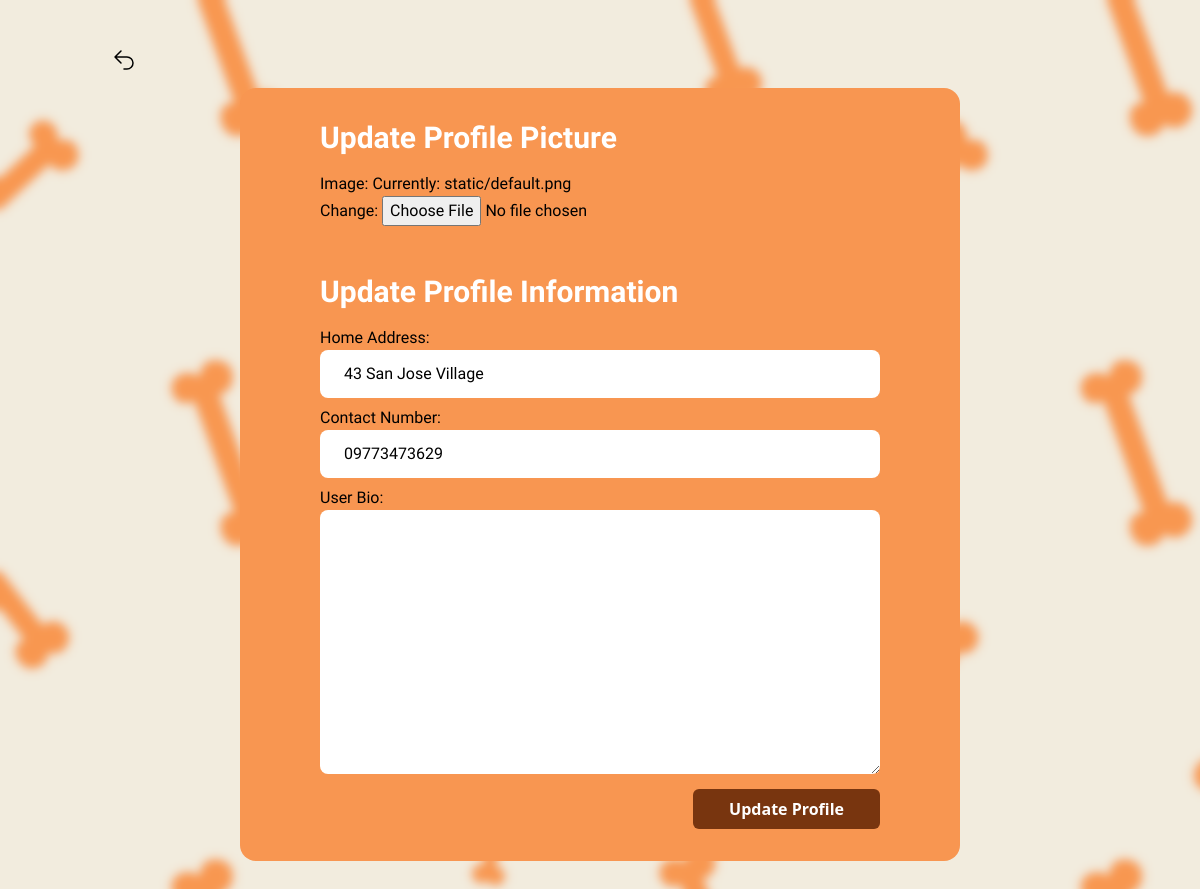
The app's page /profile/update/nhory-banez/2/ (signed in), older data.
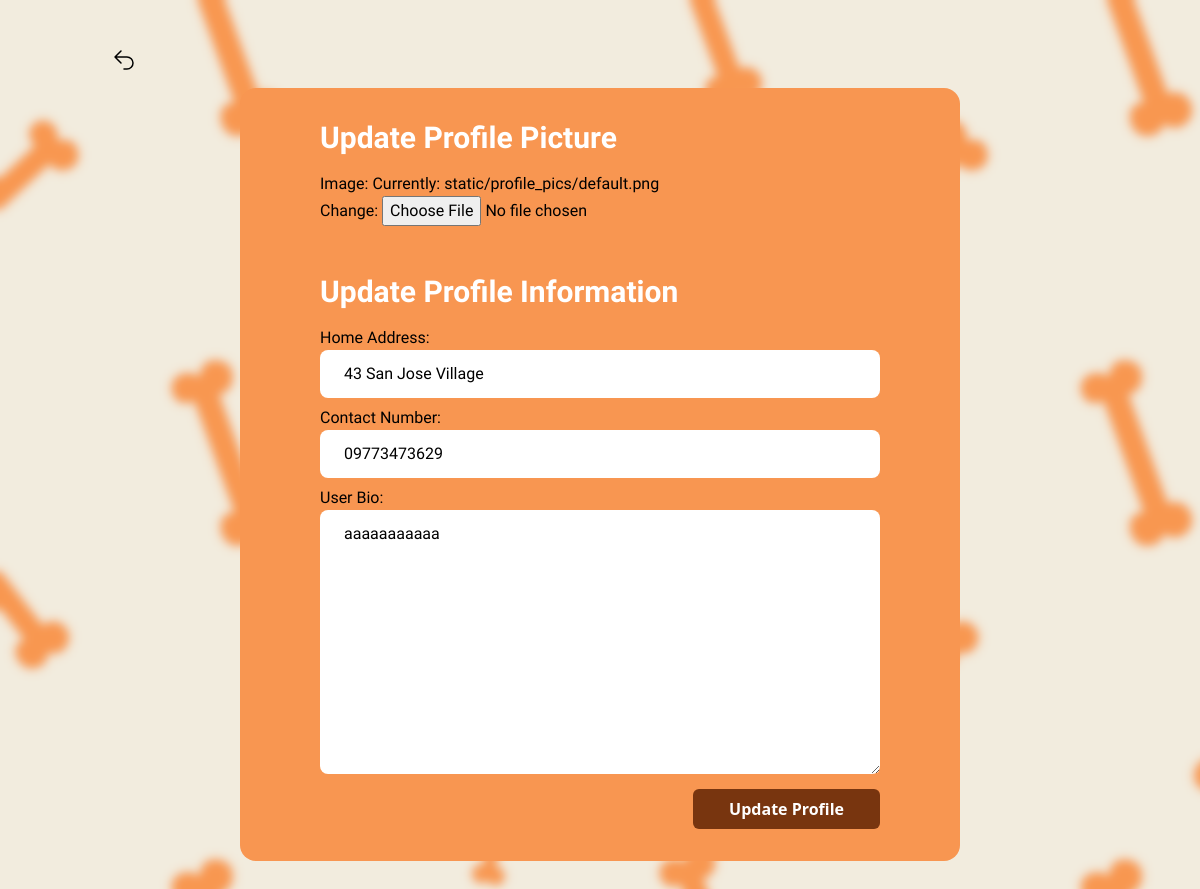
The same page, newer data.
### users/models.py (models this page shows, shortened)
class Users(AbstractBaseUser, PermissionsMixin):
    email = models.EmailField(unique=True, blank=False, null=False)
    first_name = models.CharField(max_length=50, blank=False, null=False)
    last_name = models.CharField(max_length=50, blank=False, null=False)
    age = models.IntegerField(blank=False, null=False)
    gender = models.CharField(max_length=20, blank=False, null=False, choices=GENDER_CHOICES, default="")
    date_of_birth = models.DateField(blank=False, null=False)
    home_address = models.CharField(max_length=200, blank=False, null=False)
    contact_num = models.CharField(max_length=15, blank=False, null=False)
    user_bio = models.TextField(max_length=500, blank=True, null=True)
    date_joined = models.DateTimeField(default=timezone.now)
    is_staff = models.BooleanField(default=False)
    is_active = models.BooleanField(default=False)
    slug = models.SlugField(unique=True, blank=True)
    objects = CustomAccountManager()
    USERNAME_FIELD = 'email'
    REQUIRED_FIELDS = ['first_name', 'last_name', 'gender' ,'date_of_birth', 'home_address', 'contact_num']

### users/views.py (the view)
# urls.py: path('profile/update/<slug:slug>/<int:id>/', views.update_profile, name='update_profile'),
@login_required
def update_profile(request, slug, id):
    user = get_object_or_404(Users, slug=slug, id=id)
    if request.method == 'POST':
        update_user_form = UserUpdateForm(request.POST, instance=request.user)
        update_profile_form = ProfilePictureUpdateForm(request.POST, request.FILES, instance=request.user.profile)
        if update_user_form.is_valid() and update_profile_form.is_valid():
            previous_picture = user.profile.image
            is_default_picture = str(previous_picture) == 'default.png'
            new_profile_picture = update_profile_form.cleaned_data.get('image')
            if new_profile_picture and not is_default_picture:
                full_path = os.path.join(settings.MEDIA_ROOT, str(previous_picture))
                if os.path.exists(full_path):
                    os.remove(full_path)
            update_user_form.save()
            profile_instance = update_profile_form.save(commit=False)
            profile_instance.user = request.user
            profile_instance.save()
            messages.success(request, 'Profile updated successfully!')
            return redirect(user.get_absolute_url())
    else:
        update_user_form = UserUpdateForm(instance=request.user)
        update_profile_form = ProfilePictureUpdateForm(instance=request.user.profile)
    context = {
        'update_user_form': update_user_form,
        'update_profile_form': update_profile_form,
        'user': user,
    }
    return render(request, 'users/update_profile.html', context)

### users/forms.py
class UserUpdateForm(forms.ModelForm):
    class Meta:
        model = Users
        fields = (
            'home_address',
            'contact_num',
            'user_bio',
        )
        widgets = {
            'home_address' : forms.TextInput(attrs={'class': 'w-full px-6 py-3 mb-2 rounded-lg font-medium'}),
            'contact_num' : forms.TextInput(attrs={'class': 'w-full px-6 py-3 mb-2 rounded-lg font-medium'}),
            'user_bio' : forms.Textarea(attrs={'class': 'w-full px-6 py-3 mb-2 rounded-lg font-medium'}),
        }
        labels = {
            'home_address': 'Home Address:',
            'contact_num': 'Contact Number:',
            'user_bio': 'User Bio:',
        }

class ProfilePictureUpdateForm(forms.ModelForm):
    class Meta:
        model = Profile
        fields = (
            'image',
        )

### users/templates/users/update_profile.html (shortened to what this page needs)
{% load static %}
<!DOCTYPE html>
<html lang="en">
<head>
    <script src="https://cdn.tailwindcss.com"></script>
</head>
<body style="background-image: url('/static/image/staffbg.png'); background-size: cover;">
    <a href="javascript:history.back()" class="text-black text-2xl font-bold ml-10 my-14" style="font-family: 'Imprima';">
        <button class="mt-10 ml-10 transition ease-in-out delay-150 font-semibold px-8 py-2 rounded-md hover:-translate-y-1 hover:scale-110 duration-300">
            <svg xmlns="http://www.w3.org/2000/svg" fill="none" viewBox="0 0 24 24" stroke-width="1.5" stroke="Black" class="w-6 h-6">
                <path stroke-linecap="round" stroke-linejoin="round" d="M9 15L3 9m0 0l6-6M3 9h12a6 6 0 010 12h-3" />
              </svg>
        </button>
     </a>
    <div class="mt-2 mx-60 px-20 py-8 rounded-2xl mb-12" style="background-color: #f89651;">
        <form method="POST" enctype="multipart/form-data">
            <fieldset style="font-family: Imprima;">
                <p class="text-3xl pb-4 font-bold text-white">Update Profile Picture</p>
                {{update_profile_form.as_p}}
                <br><br>
                <p class="text-3xl pb-4 font-bold text-white">Update Profile Information</p>
                {{update_user_form.as_p}}
            </fieldset>
            <div class="flex justify-end">
                <button type="submit" class="font-semibold text-white px-9 py-2 rounded-md bg-amber-900 hover:bg-yellow-800">
                    Update Profile
                </button>
            </div>
        </form>
    </div>
</body>
</html>

Row changes from the older to the newer data that the page shows:
changed Users "43 San Jose Village": user_bio (not shown) → "aaaaaaaaaaa"
Text that changed along with them:
text no longer shown: "Image: Currently: static/default.png Change:"
text now shown: "Image: Currently: static/profile_pics/default.png Change:"
